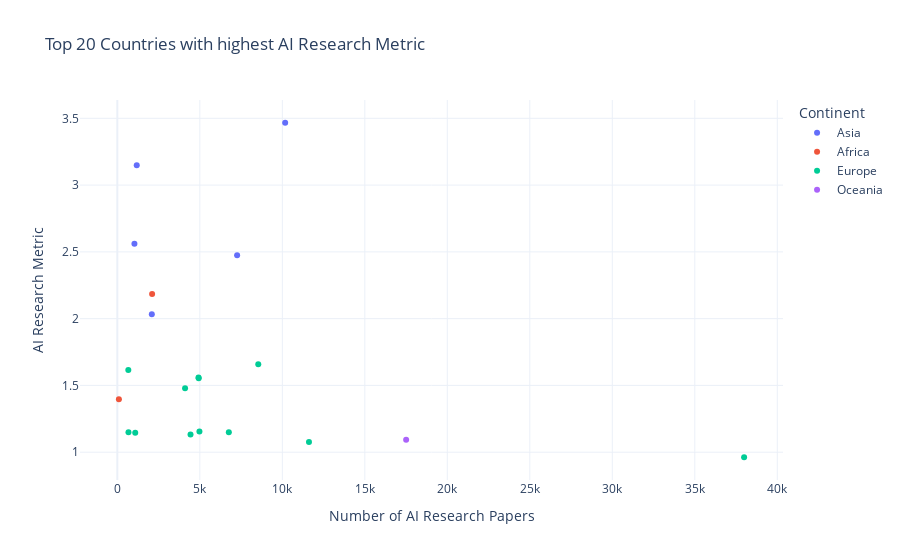

Here is the notebook cell this chart was saved with:
### Code cell
fig = px.scatter(
    data_api_topics.sort_values(by='research_metric_AI', ascending=False).reset_index(drop=True)[:20],
    x="AI_paper_count",
    y="research_metric_AI",
    color="continent",
    hover_name="Country",
    hover_data={
        "research_metric_AI": True,
        "AI_paper_count": True,
        "continent": True
    },
    title="Top 20 Countries with highest AI Research Metric",
)

fig.update_layout(
    xaxis_title="Number of AI Research Papers",
    yaxis_title="AI Research Metric",
    legend_title="Continent",
    template="plotly_white"
)

fig.show()

### Figure 1 — Plotly figure (JSON) as saved in the notebook; plotly's stock layout.template omitted (floating-point values rounded to 4 significant figures)
{"data": [{"customdata": [["Asia"], ["Asia"], ["Asia"], ["Asia"], ["Asia"]], "hovertemplate": "<b>%{hovertext}</b><br><br>continent=%{customdata[0]}<br>AI_paper_count=%{x}<br>research_metric_AI=%{y}<extra></extra>", "hovertext": ["Hong Kong SAR, China", "Lebanon", "Cyprus", "Singapore", "Jordan"], "legendgroup": "Asia", "marker": {"color": "#636efa", "symbol": "circle"}, "mode": "markers", "name": "Asia", "orientation": "v", "showlegend": true, "type": "scatter", "x": [10172, 1176, 1036, 7260, 2090], "xaxis": "x", "y": [3.467, 3.149, 2.561, 2.474, 2.033], "yaxis": "y"}, {"customdata": [["Africa"], ["Africa"]], "hovertemplate": "<b>%{hovertext}</b><br><br>continent=%{customdata[0]}<br>AI_paper_count=%{x}<br>research_metric_AI=%{y}<extra></extra>", "hovertext": ["Tunisia", "Burundi"], "legendgroup": "Africa", "marker": {"color": "#EF553B", "symbol": "circle"}, "mode": "markers", "name": "Africa", "orientation": "v", "showlegend": true, "type": "scatter", "x": [2107, 95], "xaxis": "x", "y": [2.184, 1.396], "yaxis": "y"}, {"customdata": [["Europe"], ["Europe"], ["Europe"], ["Europe"], ["Europe"], ["Europe"], ["Europe"], ["Europe"], ["Europe"], ["Europe"], ["Europe"], ["Europe"]], "hovertemplate": "<b>%{hovertext}</b><br><br>continent=%{customdata[0]}<br>AI_paper_count=%{x}<br>research_metric_AI=%{y}<extra></extra>", "hovertext": ["Switzerland", "Luxembourg", "Norway", "Denmark", "Finland", "Portugal", "Sweden", "Estonia", "Slovenia", "Greece", "Netherlands", "United Kingdom"], "legendgroup": "Europe", "marker": {"color": "#00cc96", "symbol": "circle"}, "mode": "markers", "name": "Europe", "orientation": "v", "showlegend": true, "type": "scatter", "x": [8542, 666, 4921, 4931, 4105, 4977, 6758, 675, 1085, 4436, 11615, 37988], "xaxis": "x", "y": [1.658, 1.615, 1.56, 1.554, 1.479, 1.156, 1.149, 1.149, 1.146, 1.132, 1.076, 0.9622], "yaxis": "y"}, {"customdata": [["Oceania"]], "hovertemplate": "<b>%{hovertext}</b><br><br>continent=%{customdata[0]}<br>AI_paper_count=%{x}<br>research_metric_AI=%{y}<extra></extra>", "hovertext": ["Australia"], "legendgroup": "Oceania", "marker": {"color": "#ab63fa", "symbol": "circle"}, "mode": "markers", "name": "Oceania", "orientation": "v", "showlegend": true, "type": "scatter", "x": [17505], "xaxis": "x", "y": [1.094], "yaxis": "y"}], "layout": {"legend": {"title": {"text": "Continent"}, "tracegroupgap": 0}, "title": {"text": "Top 20 Countries with highest AI Research Metric"}, "xaxis": {"anchor": "y", "domain": [0, 1], "title": {"text": "Number of AI Research Papers"}}, "yaxis": {"anchor": "x", "domain": [0, 1], "title": {"text": "AI Research Metric"}}}}
